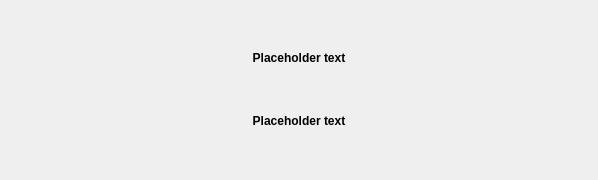
<?xml version="1.0" encoding="UTF-8"?>
<ui version="4.0">
 <class>StartOptionsSort</class>
 <widget class="QWidget" name="StartOptionsSort">
  <property name="geometry">
   <rect>
    <x>0</x>
    <y>0</y>
    <width>598</width>
    <height>180</height>
   </rect>
  </property>
  <property name="sizePolicy">
   <sizepolicy hsizetype="Preferred" vsizetype="Minimum">
    <horstretch>0</horstretch>
    <verstretch>0</verstretch>
   </sizepolicy>
  </property>
  <property name="minimumSize">
   <size>
    <width>550</width>
    <height>0</height>
   </size>
  </property>
  <property name="font">
   <font>
    <weight>75</weight>
    <italic>false</italic>
    <bold>true</bold>
   </font>
  </property>
  <property name="windowTitle">
   <string>StartOptionsSort Dialog</string>
  </property>
  <property name="styleSheet">
   <string notr="true"/>
  </property>
  <layout class="QVBoxLayout" name="verticalLayout">
   <property name="sizeConstraint">
    <enum>QLayout::SetMinimumSize</enum>
   </property>
   <item>
    <widget class="QLabel" name="dragdropLabel">
     <property name="sizePolicy">
      <sizepolicy hsizetype="Minimum" vsizetype="Minimum">
       <horstretch>0</horstretch>
       <verstretch>0</verstretch>
      </sizepolicy>
     </property>
     <property name="maximumSize">
      <size>
       <width>16777215</width>
       <height>20</height>
      </size>
     </property>
     <property name="text">
      <string notr="true">Placeholder text</string>
     </property>
     <property name="textFormat">
      <enum>Qt::RichText</enum>
     </property>
     <property name="alignment">
      <set>Qt::AlignCenter</set>
     </property>
     <property name="wordWrap">
      <bool>true</bool>
     </property>
    </widget>
   </item>
   <item>
    <widget class="QLabel" name="dragdropLabel2">
     <property name="sizePolicy">
      <sizepolicy hsizetype="Minimum" vsizetype="Minimum">
       <horstretch>0</horstretch>
       <verstretch>0</verstretch>
      </sizepolicy>
     </property>
     <property name="maximumSize">
      <size>
       <width>16777215</width>
       <height>20</height>
      </size>
     </property>
     <property name="text">
      <string notr="true">Placeholder text</string>
     </property>
     <property name="textFormat">
      <enum>Qt::RichText</enum>
     </property>
     <property name="alignment">
      <set>Qt::AlignCenter</set>
     </property>
     <property name="wordWrap">
      <bool>true</bool>
     </property>
    </widget>
   </item>
   <item>
    <layout class="QGridLayout" name="gridLayoutRevealed">
     <property name="rightMargin">
      <number>0</number>
     </property>
    </layout>
   </item>
  </layout>
 </widget>
 <resources/>
 <connections/>
</ui>
